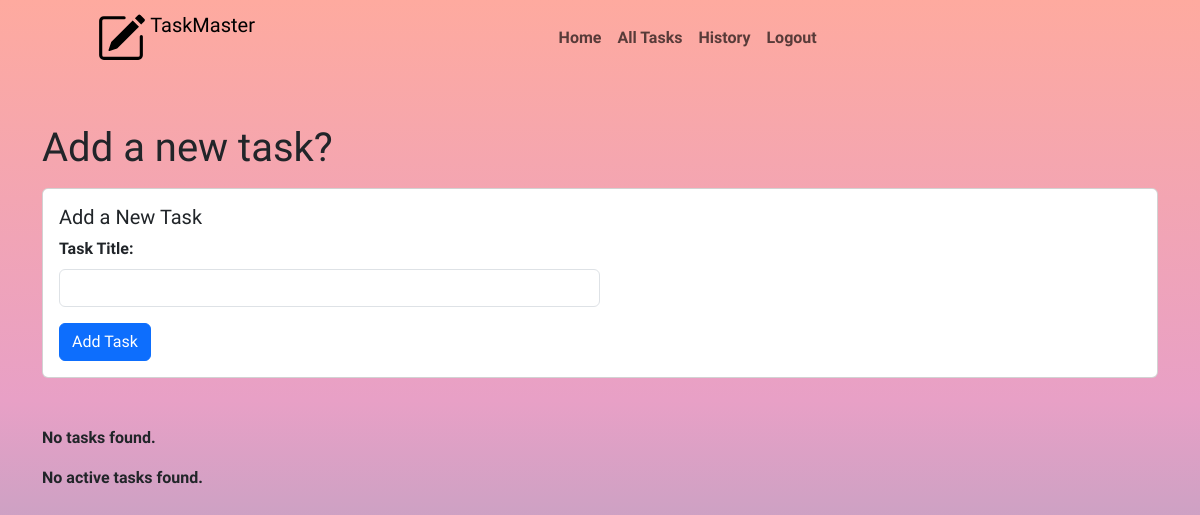
/ (signed in), run on an earlier commit of the app's database.
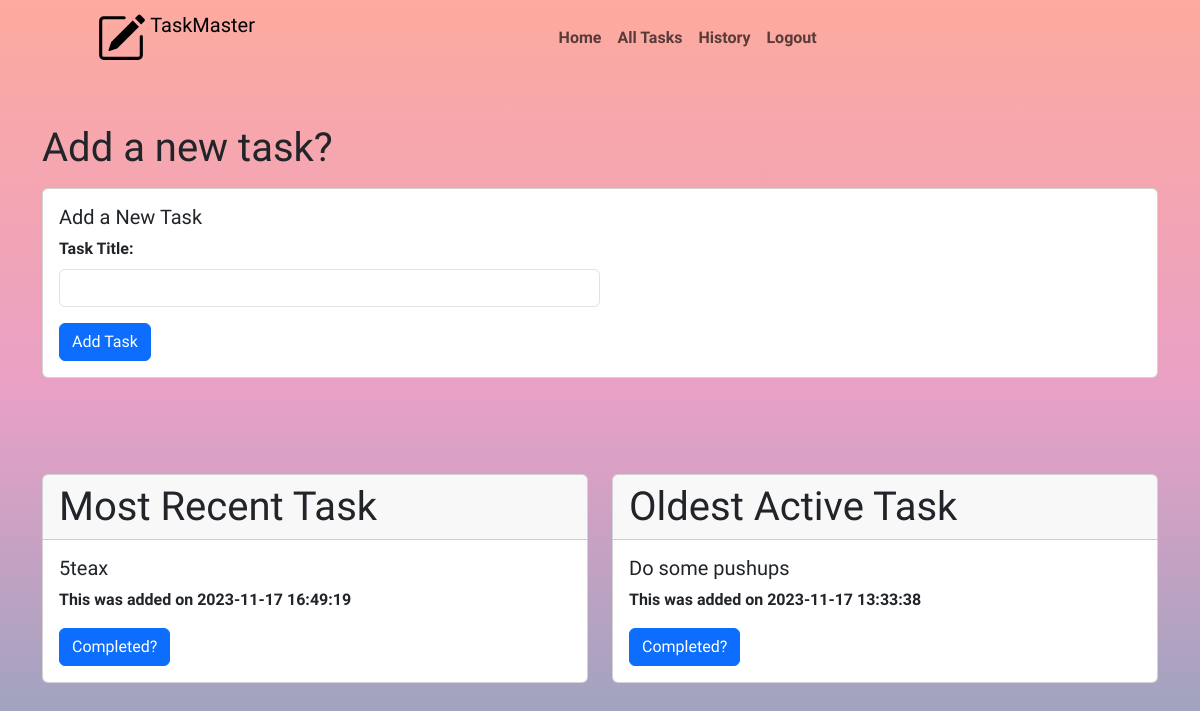
And on a later commit of the database.
### tables this page shows
CREATE TABLE tasks (
    id INTEGER PRIMARY KEY AUTOINCREMENT,
    user_id INTEGER,
    title TEXT NOT NULL,
    date_made DATE DEFAULT CURRENT_DATE,
    is_complete BOOLEAN DEFAULT 0,
    FOREIGN KEY (user_id) REFERENCES users(id)
);

### app.py (the view)
@app.route('/')
def index():
    if 'user_id' not in session:
        return render_template('mainscreen/index.html')
    user_id = session['user_id']
    db, cursor = get_db()
    cursor.execute("SELECT id, title, date_made, is_complete FROM tasks WHERE user_id = ? AND is_complete = 0 ORDER BY date_made DESC LIMIT 1", (user_id,))
    latest_task = cursor.fetchone()
    cursor.execute("SELECT id, title, date_made, is_complete FROM tasks WHERE user_id = ? AND is_complete = 0 ORDER BY date_made ASC LIMIT 1", (user_id,))
    oldest_active_task = cursor.fetchone()
    latest_task_with_names = {'id': latest_task[0], 'title': latest_task[1], 'date_made': latest_task[2], 'is_complete': latest_task[3]} if latest_task else None
    oldest_active_task_with_names = {'id': oldest_active_task[0], 'title': oldest_active_task[1], 'date_made': oldest_active_task[2], 'is_complete': oldest_active_task[3]} if oldest_active_task else None
    return render_template('mainscreen/index.html', latest_task=latest_task_with_names, oldest_active_task=oldest_active_task_with_names)

### app.py (called while the page is built)
def get_db():
    if 'db' not in g:
        g.db = sqlite3.connect('todo.db')
        g.cursor = g.db.cursor()
    return g.db, g.cursor

@app.before_request
def before_request():
    get_db()

### templates/mainscreen/index.html (shortened to what this page needs)
{% extends 'layouts/layout.html' %}
{% block content %}
    {% if 'user_id' not in session %}
    <div class="container mt-5">
        <p class="text-center fs-1 fw-bold mt-5">Welcome! Please <a href="{{ url_for('login') }}">LOGIN</a> or <a href="{{ url_for('register') }}">REGISTER</a>.</p>
    </div>
    {% else %}
        <div class="container mt-5">
            <h1>Add a new task?</h1>
            <div class="card mt-3">
                <div class="card-body">
                    <h5 class="card-title">Add a New Task</h5>
                    <form action="{{ url_for('add_task') }}" method="post">
                        <div class="mb-3">
                            <label for="title" class="form-label">Task Title:</label>
                            <input type="text" name="title" class="form-control w-50" required>
                        </div>
                        <button type="submit" class="btn btn-primary">Add Task</button>
                    </form>
                </div>
            </div>
        </div>
    <div class="container mt-5">
        <div class="row">
            {% if latest_task %}
            <div class="col-md-6">
                <div class="card mt-5 gy-5">
                    <div class="card-header h1">
                    Most Recent Task
                    </div>
                    <div class="card-body">
                        <h5 class="card-title">{{ latest_task['title'] }}</h5>
                        <p class="card-text">This was added on {{ latest_task['date_made'] }}</p>
                        <form action="{{ url_for('complete_task', task_id=latest_task['id']) }}" method="post">
                            <button type="submit" class="btn btn-primary">Completed?</button>
                        </form>
                    </div>
                </div>
            </div>
        {% else %}
            <p>No tasks found.</p>
        {% endif %}
        {% if oldest_active_task %}
        <div class="col-md-6">
            <div class="card mt-5 gy-5">
                <div class="card-header h1">
                Oldest Active Task
                </div>
                <div class="card-body">
                <h5 class="card-title">{{ oldest_active_task['title'] }}</h5>
                <p class="card-text">This was added on {{ oldest_active_task['date_made'] }}</p>
                <form action="{{ url_for('complete_task', task_id=oldest_active_task['id']) }}" method="post">
                    <button type="submit" class="btn btn-primary">Completed?</button>
                </form>
                </div>
            </div>
        </div>
        {% else %}
            <p>No active tasks found.</p>
        {% endif %}
        </div>
    {% endif %}
    </div>
{% endblock %}

What changed in the data, as far as the page shows it:
added tasks: title "5teax", date_made "2023-11-17 16:49:19"
added tasks: title "Do some pushups", date_made "2023-11-17 13:33:38"
Also different on the page:
text no longer shown: "No tasks found. No active tasks found."
text now shown: "Most Recent Task This was added on Completed? Oldest Active Task This was added on Completed?"
